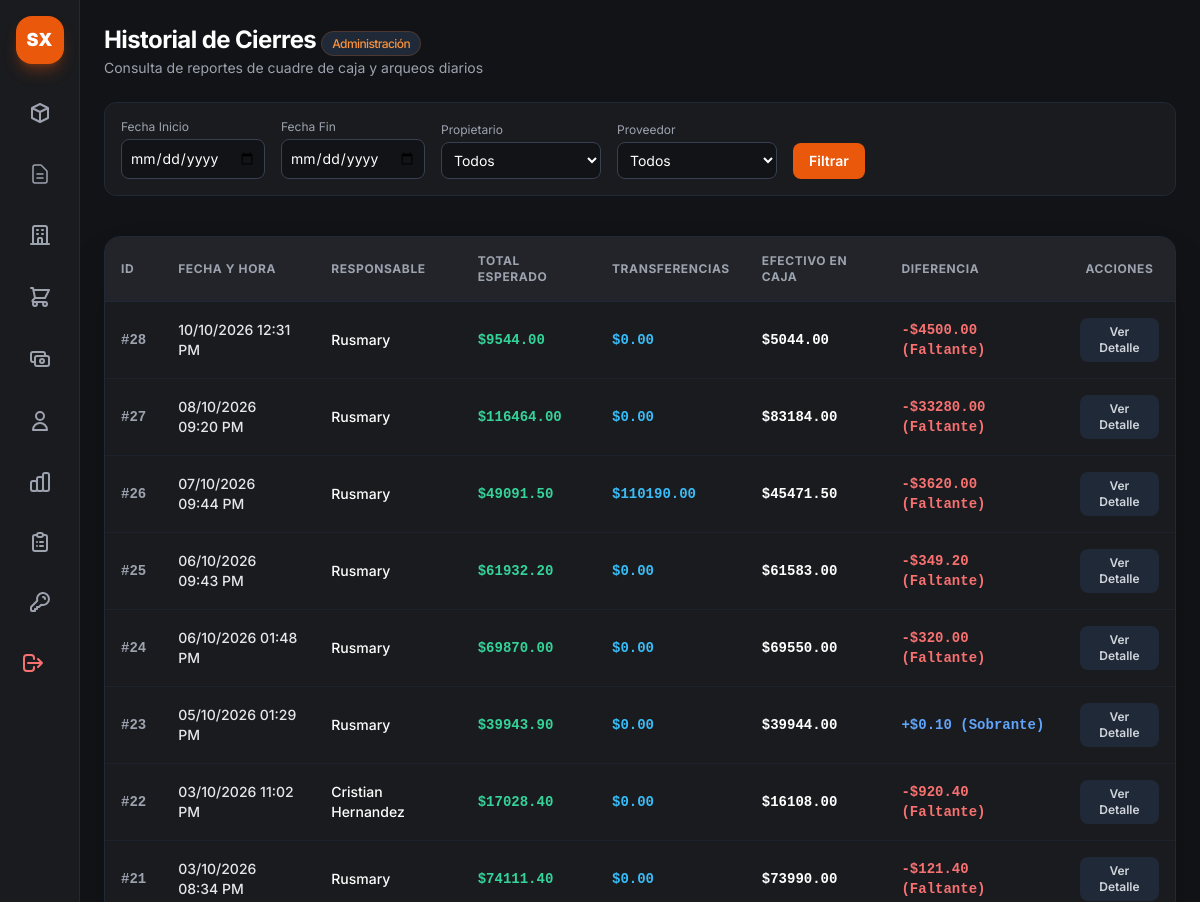
Page /admin/cierres (signed in, upper part) on the earlier database version.
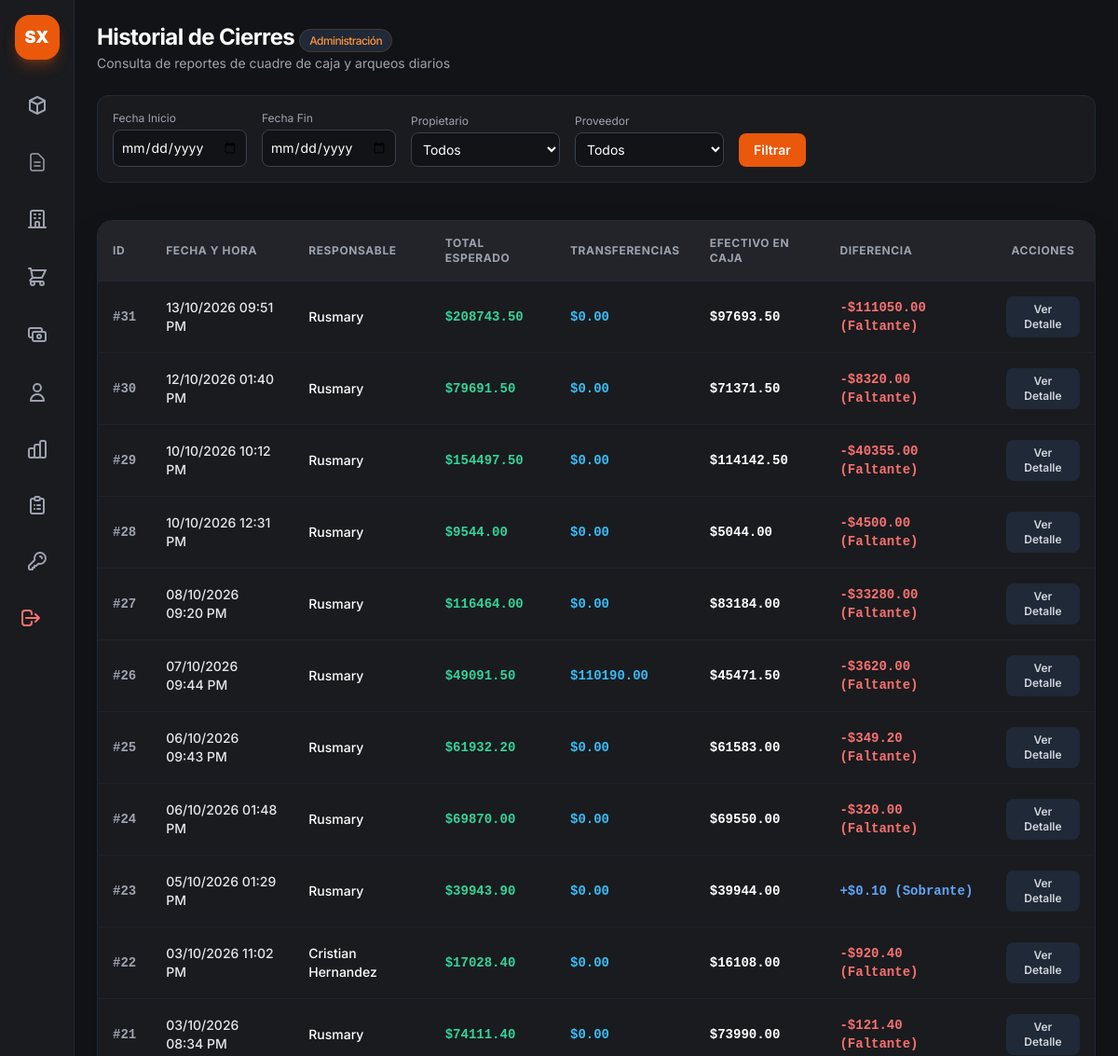
Same page on the later database version.
### app.py (models this page shows)
class CierreDia(db.Model):
    __tablename__ = 'cierres_dia'
    id = db.Column(db.Integer, primary_key=True)
    fecha = db.Column(db.DateTime, default=datetime.utcnow)
    usuario_id = db.Column(db.Integer, db.ForeignKey('usuarios.id'), nullable=True)
    usuario_nombre = db.Column(db.String(100), nullable=False)
    total_esperado = db.Column(db.Float, default=0.0)
    efectivo_caja = db.Column(db.Float, default=0.0)
    total_transferencias = db.Column(db.Float, default=0.0)
    total_deudas = db.Column(db.Float, default=0.0)
    diferencia = db.Column(db.Float, default=0.0)
    observaciones = db.Column(db.Text, nullable=True)  # <-- NUEVO CAMPO
    detalles = db.relationship('DetalleCierre', backref='cierre', lazy=True)
    deudas = db.relationship('DeudaCierre', backref='cierre', lazy=True)
    usuario = db.relationship('Usuario', backref='cierres_dia')

### app.py (the view, shortened to what this page needs)
@app.route('/admin/cierres')
def vista_reporte_cierres():
    if 'user' not in session or session.get('rol') != 'admin':
        return redirect(url_for('login'))
    fecha_inicio_str = request.args.get('fecha_inicio')
    fecha_fin_str = request.args.get('fecha_fin')
    propietario_id = request.args.get('propietario_id')
    proveedor_id = request.args.get('proveedor_id')
    query = CierreDia.query
    if fecha_inicio_str and fecha_fin_str:
        fecha_inicio = datetime.strptime(fecha_inicio_str, '%Y-%m-%d')
        fecha_fin = datetime.strptime(fecha_fin_str + ' 23:59:59', '%Y-%m-%d %H:%M:%S')
        query = query.filter(CierreDia.fecha >= fecha_inicio, CierreDia.fecha <= fecha_fin)
    cierres = query.distinct().order_by(CierreDia.fecha.desc()).all()
    resumen = {
        'total_esperado': 0,
        'total_transferencias': 0,
        'efectivo_caja': 0,
        'total_deudas': 0,
        'diferencia': 0,
        'subtotal_filtrado': 0,
        'costo_filtrado': 0,
        'ganancia_filtrada': 0,
        'productos': {}
    }
    for c in cierres:
        resumen['total_esperado'] += c.total_esperado
        resumen['total_transferencias'] += c.total_transferencias
        resumen['efectivo_caja'] += c.efectivo_caja
        resumen['total_deudas'] += c.total_deudas
        resumen['diferencia'] += c.diferencia
        for d in c.detalles:
            d_prop_id = getattr(d, 'propietario_id', None) or (d.producto.propietario_id if d.producto else None)
            d_prov_id = getattr(d, 'proveedor_id', None) or (d.producto.proveedor_id if d.producto else None)
            if propietario_id and str(d_prop_id) != str(propietario_id):
                continue
            if proveedor_id and str(d_prov_id) != str(proveedor_id):
                continue
            precio_costo_unitario = d.precio_costo if (hasattr(d, 'precio_costo') and d.precio_costo and d.precio_costo > 0) else (d.producto.precio_costo if d.producto else 0.0)
            precio_venta_unitario = d.precio_venta if (hasattr(d, 'precio_venta') and d.precio_venta is not None) else (d.producto.precio_venta if d.producto else 0.0)
            costo_total_item = d.vendidos * precio_costo_unitario
            ganancia_item = d.subtotal - costo_total_item
            nombre = d.nombre_producto
            if nombre not in resumen['productos']:
                resumen['productos'][nombre] = {
                    'vendidos': 0,
                    'subtotal': 0.0,
                    'costo': 0.0,
                    'ganancia': 0.0,
                    'precio_costo': precio_costo_unitario,
                    'precio_venta': precio_venta_unitario
                }
            resumen['productos'][nombre]['vendidos'] += d.vendidos
            resumen['productos'][nombre]['subtotal'] += d.subtotal
            resumen['productos'][nombre]['costo'] += costo_total_item
            resumen['productos'][nombre]['ganancia'] += ganancia_item
            resumen['subtotal_filtrado'] += d.subtotal
            resumen['costo_filtrado'] += costo_total_item
            resumen['ganancia_filtrada'] += ganancia_item
    propietarios_list = Propietario.query.all()
    proveedores_list = Proveedor.query.all()
    proveedor_seleccionado = None
    whatsapp_url = ""
    return render_template('admin_cierres.html',
                           cierres=cierres,
                           resumen=resumen,
                           fecha_inicio=fecha_inicio_str,
                           fecha_fin=fecha_fin_str,
                           propietario_id=propietario_id,
                           proveedor_id=proveedor_id,
                           propietarios=propietarios_list,
                           proveedores=proveedores_list,
                           whatsapp_url=whatsapp_url)

### app.py (called while the page is built)
@app.context_processor
def inject_today():
    return {'hoy': date.today()}

### templates/admin_cierres.html (shortened to what the changed rows need)
{% extends "base.html" %}
{% block content %}
<main class="flex-1 flex flex-col min-w-0 overflow-y-auto">
    <header class="p-6 pb-2 flex flex-col sm:flex-row sm:items-center justify-between gap-4">
        <div>
            <h1 class="text-2xl font-bold text-white tracking-tight">Historial de Cierres <span
                    class="text-xs font-medium px-2.5 py-1 rounded-full bg-gray-800 text-orange-400 border border-orange-500/20">Administración</span></h1>
        </div>
    </header>
    <section class="p-6 flex-1">
        <div class="bg-[#1a1b1e] border border-gray-800 rounded-2xl overflow-hidden shadow-2xl">
            <div class="overflow-x-auto">
                <table class="w-full text-left border-collapse">
                    <thead>
                        <tr class="border-b border-gray-800 text-xs font-semibold text-gray-400 uppercase tracking-wider bg-[#222429]">
                            <th class="p-4">ID</th>
                            <th class="p-4">Fecha y Hora</th>
                            <th class="p-4">Responsable</th>
                            <th class="p-4">Total Esperado</th>
                            <th class="p-4">Transferencias</th>
                            <th class="p-4">Efectivo en Caja</th>
                            <th class="p-4">Diferencia</th>
                            <th class="p-4 text-center">Acciones</th>
                        </tr>
                    </thead>
                    <tbody class="divide-y divide-gray-800/60 text-sm">
                        {% for c in cierres %}
                        <tr class="hover:bg-gray-800/30 transition-colors">
                            <td class="p-4 font-mono font-bold text-gray-400">#{{ c.id }}</td>
                            <td class="p-4 text-gray-200 font-medium">{{ c.fecha.strftime('%d/%m/%Y %I:%M %p') }}</td>
                            <td class="p-4 text-white font-medium">{{ c.usuario_nombre }}</td>
                            <td class="p-4 text-emerald-400 font-mono font-bold">${{ "%.2f"|format(c.total_esperado) }}</td>
                            <td class="p-4 text-sky-400 font-mono font-bold">${{ "%.2f"|format(c.total_transferencias or 0.0) }}</td>
                            <td class="p-4 text-white font-mono font-bold">${{ "%.2f"|format(c.efectivo_caja) }}</td>
                            <td class="p-4 font-mono font-bold">
                                {% if c.diferencia < 0 %}
                                    <span class="text-red-400">-${{ "%.2f"|format(c.diferencia|abs) }} (Faltante)</span>
                                {% elif c.diferencia > 0 %}
                                    <span class="text-blue-400">+${{ "%.2f"|format(c.diferencia) }} (Sobrante)</span>
                                {% else %}
                                    <span class="text-gray-400">$0.00 (Exacto)</span>
                                {% endif %}
                            </td>
                            <td class="p-4 text-center">
                                <button onclick="verDetalleCierre({{ c.id }})"
                                    class="px-3 py-1.5 bg-gray-800 hover:bg-orange-500 text-gray-300 hover:text-white rounded-lg text-xs font-semibold transition">
                                    Ver Detalle
                                </button>
                            </td>
                        </tr>
                        {% else %}
                        <tr>
                            <td colspan="8" class="p-8 text-center text-gray-500">No hay cierres registrados.</td>
                        </tr>
                        {% endfor %}
                    </tbody>
                </table>
            </div>
        </div>
    </section>
</main>
{% endblock %}

Differences in the rows shown:
added CierreDia: id "31", fecha "13/10/2026 09:51 PM", usuario_nombre "Rusmary", total_esperado "208743.50", total_transferencias "0.00", efectivo_caja "97693.50", diferencia|abs "111050.00"
added CierreDia: id "30", fecha "12/10/2026 01:40 PM", usuario_nombre "Rusmary", total_esperado "79691.50", total_transferencias "0.00", efectivo_caja "71371.50", diferencia|abs "8320.00"
added CierreDia: id "29", fecha "10/10/2026 10:12 PM", usuario_nombre "Rusmary", total_esperado "154497.50", total_transferencias "0.00", efectivo_caja "114142.50", diferencia|abs "40355.00"
